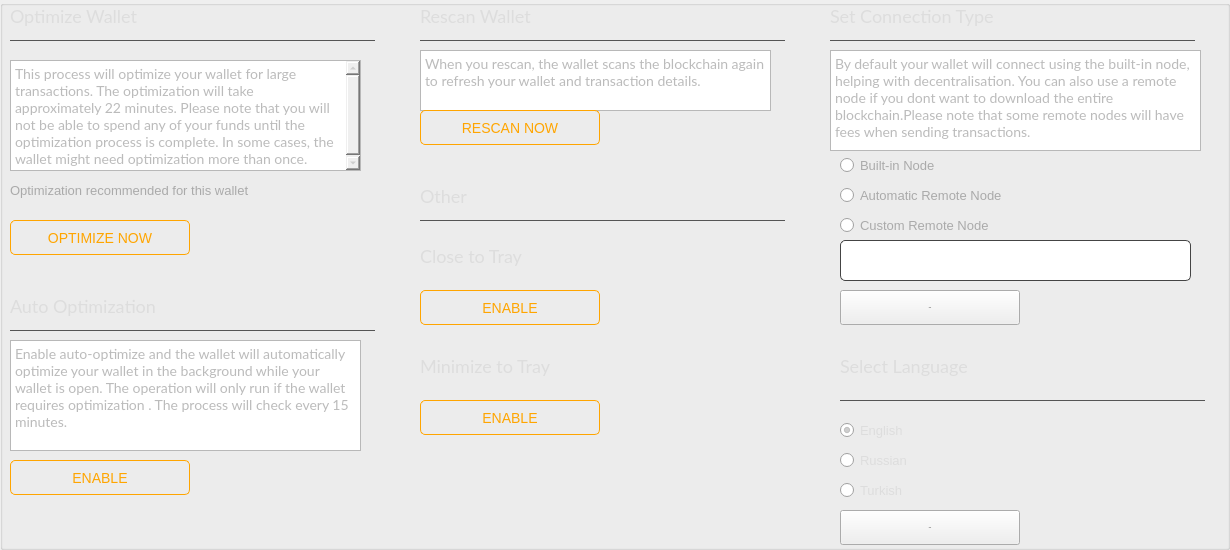
      <widget class="QGroupBox" name="groupBox_2">
       <property name="minimumSize">
        <size>
         <width>1230</width>
         <height>550</height>
        </size>
       </property>
       <property name="maximumSize">
        <size>
         <width>1230</width>
         <height>550</height>
        </size>
       </property>
       <property name="title">
        <string/>
       </property>
       <widget class="QPushButton" name="m_optimizeButton">
        <property name="geometry">
         <rect>
          <x>10</x>
          <y>220</y>
          <width>180</width>
          <height>35</height>
         </rect>
        </property>
        <property name="minimumSize">
         <size>
          <width>180</width>
          <height>35</height>
         </size>
        </property>
        <property name="maximumSize">
         <size>
          <width>180</width>
          <height>35</height>
         </size>
        </property>
        <property name="font">
         <font>
          <pointsize>-1</pointsize>
         </font>
        </property>
        <property name="styleSheet">
         <string notr="true">QPushButton#m_optimizeButton {color: orange;border: 1px solid orange; font-size: 14px; border-radius: 5px;}

QPushButton#m_optimizeButton:hover {color: orange; border: 1px solid orange; font-size: 14px; border-radius: 5px;}</string>
        </property>
        <property name="text">
         <string>OPTIMIZE NOW</string>
        </property>
       </widget>
       <widget class="QTextBrowser" name="textBrowser">
        <property name="geometry">
         <rect>
          <x>10</x>
          <y>60</y>
          <width>351</width>
          <height>111</height>
         </rect>
        </property>
        <property name="font">
         <font>
          <family>Lato</family>
          <pointsize>-1</pointsize>
         </font>
        </property>
        <property name="styleSheet">
         <string notr="true">color: #bbb; border-right: 0px; font-size: 14px; font-family: 'Lato';</string>
        </property>
        <property name="html">
         <string>&lt;!DOCTYPE HTML PUBLIC &quot;-//W3C//DTD HTML 4.0//EN&quot; &quot;http://www.w3.org/TR/REC-html40/strict.dtd&quot;&gt;
&lt;html&gt;&lt;head&gt;&lt;meta name=&quot;qrichtext&quot; content=&quot;1&quot; /&gt;&lt;style type=&quot;text/css&quot;&gt;
p, li { white-space: pre-wrap; }
&lt;/style&gt;&lt;/head&gt;&lt;body style=&quot; font-family:'Lato'; font-size:14px; font-weight:400; font-style:normal;&quot;&gt;
&lt;p style=&quot; margin-top:0px; margin-bottom:0px; margin-left:0px; margin-right:0px; -qt-block-indent:0; text-indent:0px;&quot;&gt;&lt;span style=&quot; font-size:14px;&quot;&gt;This process will optimize your wallet for large transactions. The optimization will take approximately 22 minutes. Please note that you will not be able to spend any of your funds until the optimization process is complete. In some cases, the wallet might need optimization more than once.&lt;/span&gt;&lt;/p&gt;&lt;/body&gt;&lt;/html&gt;</string>
        </property>
       </widget>
       <widget class="QLabel" name="m_optimizationMessage">
        <property name="geometry">
         <rect>
          <x>10</x>
          <y>180</y>
          <width>250</width>
          <height>20</height>
         </rect>
        </property>
        <property name="font">
         <font>
          <pointsize>-1</pointsize>
         </font>
        </property>
        <property name="autoFillBackground">
         <bool>false</bool>
        </property>
        <property name="styleSheet">
         <string notr="true">color: #aaa; border-right: 0p; font-size: 13px;</string>
        </property>
        <property name="text">
         <string>Optimization recommended for this wallet</string>
        </property>
        <property name="alignment">
         <set>Qt::AlignLeading|Qt::AlignLeft|Qt::AlignVCenter</set>
        </property>
       </widget>
       <widget class="Line" name="line">
        <property name="geometry">
         <rect>
          <x>10</x>
          <y>40</y>
          <width>365</width>
          <height>1</height>
         </rect>
        </property>
        <property name="styleSheet">
         <string notr="true">background-color: #555; border: none;</string>
        </property>
        <property name="orientation">
         <enum>Qt::Horizontal</enum>
        </property>
       </widget>
       <widget class="QLabel" name="label">
        <property name="geometry">
         <rect>
          <x>10</x>
          <y>0</y>
          <width>300</width>
          <height>31</height>
         </rect>
        </property>
        <property name="font">
         <font>
          <family>Lato</family>
          <pointsize>-1</pointsize>
         </font>
        </property>
        <property name="styleSheet">
         <string notr="true">color: #ddd; 
font-size: 18px;
font-family: 'Lato'; border: 0px;</string>
        </property>
        <property name="text">
         <string>Optimize Wallet</string>
        </property>
        <property name="alignment">
         <set>Qt::AlignLeading|Qt::AlignLeft|Qt::AlignVCenter</set>
        </property>
       </widget>
       <widget class="QLabel" name="label_2">
        <property name="geometry">
         <rect>
          <x>10</x>
          <y>290</y>
          <width>311</width>
          <height>31</height>
         </rect>
        </property>
        <property name="font">
         <font>
          <family>Lato</family>
          <pointsize>-1</pointsize>
         </font>
        </property>
        <property name="styleSheet">
         <string notr="true">color: #ddd; 
font-size: 18px;
font-family: 'Lato'; border: 0px;</string>
        </property>
        <property name="text">
         <string>Auto Optimization</string>
        </property>
        <property name="alignment">
         <set>Qt::AlignLeading|Qt::AlignLeft|Qt::AlignVCenter</set>
        </property>
       </widget>
       <widget class="Line" name="line_2">
        <property name="geometry">
         <rect>
          <x>10</x>
          <y>330</y>
          <width>365</width>
          <height>1</height>
         </rect>
        </property>
        <property name="styleSheet">
         <string notr="true">background-color: #555; border: none;</string>
        </property>
        <property name="orientation">
         <enum>Qt::Horizontal</enum>
        </property>
       </widget>
       <widget class="QPushButton" name="m_autoOptimizeButton">
        <property name="geometry">
         <rect>
          <x>10</x>
          <y>460</y>
          <width>180</width>
          <height>35</height>
         </rect>
        </property>
        <property name="minimumSize">
         <size>
          <width>180</width>
          <height>35</height>
         </size>
        </property>
        <property name="maximumSize">
         <size>
          <width>180</width>
          <height>35</height>
         </size>
        </property>
        <property name="font">
         <font>
          <pointsize>-1</pointsize>
         </font>
        </property>
        <property name="styleSheet">
         <string notr="true">QPushButton#m_autoOptimizeButton {color: orange;border: 1px solid orange; font-size: 14px; border-radius: 5px;}

QPushButton#m_autoOptimizeButton:hover {color: orange; border: 1px solid orange; font-size: 14px; border-radius: 5px;}</string>
        </property>
        <property name="text">
         <string>ENABLE</string>
        </property>
       </widget>
       <widget class="QTextBrowser" name="textBrowser_2">
        <property name="geometry">
         <rect>
          <x>10</x>
          <y>340</y>
          <width>351</width>
          <height>111</height>
         </rect>
        </property>
        <property name="font">
         <font>
          <family>Lato</family>
          <pointsize>-1</pointsize>
         </font>
        </property>
        <property name="styleSheet">
         <string notr="true">color: #bbb; border-right: 0px; font-size: 14px; font-family: 'Lato';</string>
        </property>
        <property name="html">
         <string>&lt;!DOCTYPE HTML PUBLIC &quot;-//W3C//DTD HTML 4.0//EN&quot; &quot;http://www.w3.org/TR/REC-html40/strict.dtd&quot;&gt;
&lt;html&gt;&lt;head&gt;&lt;meta name=&quot;qrichtext&quot; content=&quot;1&quot; /&gt;&lt;style type=&quot;text/css&quot;&gt;
p, li { white-space: pre-wrap; }
&lt;/style&gt;&lt;/head&gt;&lt;body style=&quot; font-family:'Lato'; font-size:14px; font-weight:400; font-style:normal;&quot;&gt;
&lt;p style=&quot; margin-top:0px; margin-bottom:0px; margin-left:0px; margin-right:0px; -qt-block-indent:0; text-indent:0px;&quot;&gt;&lt;span style=&quot; font-size:14px;&quot;&gt;Enable auto-optimize and the wallet will automatically optimize your wallet in the background while your wallet is open. The operation will only run if the wallet requires optimization . The process will check every 15 minutes.&lt;/span&gt;&lt;/p&gt;&lt;/body&gt;&lt;/html&gt;</string>
        </property>
       </widget>
       <widget class="Line" name="line_3">
        <property name="geometry">
         <rect>
          <x>420</x>
          <y>40</y>
          <width>365</width>
          <height>1</height>
         </rect>
        </property>
        <property name="styleSheet">
         <string notr="true">background-color: #555; border: none;</string>
        </property>
        <property name="orientation">
         <enum>Qt::Horizontal</enum>
        </property>
       </widget>
       <widget class="QLabel" name="label_3">
        <property name="geometry">
         <rect>
          <x>420</x>
          <y>0</y>
          <width>311</width>
          <height>31</height>
         </rect>
        </property>
        <property name="font">
         <font>
          <family>Lato</family>
          <pointsize>-1</pointsize>
         </font>
        </property>
        <property name="styleSheet">
         <string notr="true">color: #ddd; 
font-size: 18px;
font-family: 'Lato'; border: 0px;</string>
        </property>
        <property name="text">
         <string>Rescan Wallet</string>
        </property>
        <property name="alignment">
         <set>Qt::AlignLeading|Qt::AlignLeft|Qt::AlignVCenter</set>
        </property>
       </widget>
       <widget class="QTextBrowser" name="textBrowser_3">
        <property name="geometry">
         <rect>
          <x>420</x>
          <y>50</y>
          <width>351</width>
          <height>61</height>
         </rect>
        </property>
        <property name="font">
         <font>
          <family>Lato</family>
          <pointsize>-1</pointsize>
         </font>
        </property>
        <property name="styleSheet">
         <string notr="true">color: #bbb; border-right: 0px; font-size: 14px; font-family: 'Lato';</string>
        </property>
        <property name="html">
         <string>&lt;!DOCTYPE HTML PUBLIC &quot;-//W3C//DTD HTML 4.0//EN&quot; &quot;http://www.w3.org/TR/REC-html40/strict.dtd&quot;&gt;
&lt;html&gt;&lt;head&gt;&lt;meta name=&quot;qrichtext&quot; content=&quot;1&quot; /&gt;&lt;style type=&quot;text/css&quot;&gt;
p, li { white-space: pre-wrap; }
&lt;/style&gt;&lt;/head&gt;&lt;body style=&quot; font-family:'Lato'; font-size:14px; font-weight:400; font-style:normal;&quot;&gt;
&lt;p style=&quot; margin-top:0px; margin-bottom:0px; margin-left:0px; margin-right:0px; -qt-block-indent:0; text-indent:0px;&quot;&gt;&lt;span style=&quot; font-size:14px;&quot;&gt;When you rescan, the wallet scans the blockchain again to refresh your wallet and transaction details.&lt;/span&gt;&lt;/p&gt;&lt;/body&gt;&lt;/html&gt;</string>
        </property>
       </widget>
       <widget class="QPushButton" name="m_rescanButton">
        <property name="geometry">
         <rect>
          <x>420</x>
          <y>110</y>
          <width>180</width>
          <height>35</height>
         </rect>
        </property>
        <property name="minimumSize">
         <size>
          <width>180</width>
          <height>35</height>
         </size>
        </property>
        <property name="maximumSize">
         <size>
          <width>180</width>
          <height>35</height>
         </size>
        </property>
        <property name="font">
         <font>
          <pointsize>-1</pointsize>
         </font>
        </property>
        <property name="styleSheet">
         <string notr="true">QPushButton#m_rescanButton {color: orange;border: 1px solid orange; font-size: 14px; border-radius: 5px;}

QPushButton#m_rescanButton:hover {color: orange; border: 1px solid orange; font-size: 14px; border-radius: 5px;}</string>
        </property>
        <property name="text">
         <string>RESCAN NOW</string>
        </property>
       </widget>
       <widget class="QPushButton" name="m_closeToTrayButton">
        <property name="geometry">
         <rect>
          <x>420</x>
          <y>290</y>
          <width>180</width>
          <height>35</height>
         </rect>
        </property>
        <property name="minimumSize">
         <size>
          <width>180</width>
          <height>35</height>
         </size>
        </property>
        <property name="maximumSize">
         <size>
          <width>180</width>
          <height>35</height>
         </size>
        </property>
        <property name="font">
         <font>
          <pointsize>-1</pointsize>
         </font>
        </property>
        <property name="styleSheet">
         <string notr="true">QPushButton#m_closeToTrayButton {color: orange;border: 1px solid orange; font-size: 14px; border-radius: 5px;}

QPushButton#m_closeToTrayButton:hover {color: orange; border: 1px solid orange; font-size: 14px; border-radius: 5px;}</string>
        </property>
        <property name="text">
         <string>ENABLE</string>
        </property>
       </widget>
       <widget class="QLabel" name="label_5">
        <property name="geometry">
         <rect>
          <x>420</x>
          <y>240</y>
          <width>311</width>
          <height>31</height>
         </rect>
        </property>
        <property name="font">
         <font>
          <family>Lato</family>
          <pointsize>-1</pointsize>
         </font>
        </property>
        <property name="styleSheet">
         <string notr="true">color: #ddd; 
font-size: 18px;
font-family: 'Lato'; border: 0px;</string>
        </property>
        <property name="text">
         <string>Close to Tray</string>
        </property>
        <property name="alignment">
         <set>Qt::AlignLeading|Qt::AlignLeft|Qt::AlignVCenter</set>
        </property>
       </widget>
       <widget class="QLabel" name="label_6">
        <property name="geometry">
         <rect>
          <x>420</x>
          <y>350</y>
          <width>311</width>
          <height>31</height>
         </rect>
        </property>
        <property name="font">
         <font>
          <family>Lato</family>
          <pointsize>-1</pointsize>
         </font>
        </property>
        <property name="styleSheet">
         <string notr="true">color: #ddd; 
font-size: 18px;
font-family: 'Lato'; border: 0px;</string>
        </property>
        <property name="text">
         <string>Minimize to Tray</string>
        </property>
        <property name="alignment">
         <set>Qt::AlignLeading|Qt::AlignLeft|Qt::AlignVCenter</set>
        </property>
       </widget>
       <widget class="QPushButton" name="m_minToTrayButton">
        <property name="geometry">
         <rect>
          <x>420</x>
          <y>400</y>
          <width>180</width>
          <height>35</height>
         </rect>
        </property>
        <property name="minimumSize">
         <size>
          <width>180</width>
          <height>35</height>
         </size>
        </property>
        <property name="maximumSize">
         <size>
          <width>180</width>
          <height>35</height>
         </size>
        </property>
        <property name="font">
         <font>
          <pointsize>-1</pointsize>
         </font>
        </property>
        <property name="styleSheet">
         <string notr="true">QPushButton#m_minToTrayButton {color: orange;border: 1px solid orange; font-size: 14px; border-radius: 5px;}

QPushButton#m_minToTrayButton:hover {color: orange; border: 1px solid orange; font-size: 14px; border-radius: 5px;}</string>
        </property>
        <property name="text">
         <string>ENABLE</string>
        </property>
       </widget>
       <widget class="QRadioButton" name="radioButton_2">
        <property name="geometry">
         <rect>
          <x>840</x>
          <y>155</y>
          <width>351</width>
          <height>21</height>
         </rect>
        </property>
        <property name="font">
         <font>
          <pointsize>-1</pointsize>
         </font>
        </property>
        <property name="styleSheet">
         <string notr="true">color: #aaa; border-right: 0p; font-size: 13px;</string>
        </property>
        <property name="text">
         <string>Built-in Node</string>
        </property>
        <property name="checked">
         <bool>false</bool>
        </property>
       </widget>
       <widget class="QRadioButton" name="radioButton">
        <property name="geometry">
         <rect>
          <x>840</x>
          <y>215</y>
          <width>351</width>
          <height>21</height>
         </rect>
        </property>
        <property name="font">
         <font>
          <pointsize>-1</pointsize>
         </font>
        </property>
        <property name="styleSheet">
         <string notr="true">color: #aaa; border-right: 0p; font-size: 13px;</string>
        </property>
        <property name="text">
         <string>Custom Remote Node</string>
        </property>
        <property name="checked">
         <bool>false</bool>
        </property>
       </widget>
       <widget class="QLineEdit" name="m_hostEdit">
        <property name="geometry">
         <rect>
          <x>840</x>
          <y>240</y>
          <width>351</width>
          <height>41</height>
         </rect>
        </property>
        <property name="styleSheet">
         <string notr="true">padding: 3px; border: 1px solid #444; border-radius: 5px; font-family: 'Lato'; font-size: 14px; color: #aaa;</string>
        </property>
        <property name="text">
         <string/>
        </property>
       </widget>
       <widget class="QRadioButton" name="radioButton_3">
        <property name="geometry">
         <rect>
          <x>840</x>
          <y>185</y>
          <width>351</width>
          <height>21</height>
         </rect>
        </property>
        <property name="font">
         <font>
          <pointsize>-1</pointsize>
         </font>
        </property>
        <property name="styleSheet">
         <string notr="true">color: #aaa; border-right: 0p; font-size: 13px;</string>
        </property>
        <property name="text">
         <string>Automatic Remote Node</string>
        </property>
        <property name="checked">
         <bool>false</bool>
        </property>
       </widget>
       <widget class="QTextBrowser" name="textBrowser_4">
        <property name="geometry">
         <rect>
          <x>830</x>
          <y>50</y>
          <width>371</width>
          <height>101</height>
         </rect>
        </property>
        <property name="font">
         <font>
          <family>Lato</family>
          <pointsize>-1</pointsize>
         </font>
        </property>
        <property name="styleSheet">
         <string notr="true">color: #bbb; border-right: 0px; font-size: 14px; font-family: 'Lato';</string>
        </property>
        <property name="html">
         <string>&lt;!DOCTYPE HTML PUBLIC &quot;-//W3C//DTD HTML 4.0//EN&quot; &quot;http://www.w3.org/TR/REC-html40/strict.dtd&quot;&gt;
&lt;html&gt;&lt;head&gt;&lt;meta name=&quot;qrichtext&quot; content=&quot;1&quot; /&gt;&lt;style type=&quot;text/css&quot;&gt;
p, li { white-space: pre-wrap; }
&lt;/style&gt;&lt;/head&gt;&lt;body style=&quot; font-family:'Lato'; font-size:14px; font-weight:400; font-style:normal;&quot;&gt;
&lt;p style=&quot; margin-top:0px; margin-bottom:0px; margin-left:0px; margin-right:0px; -qt-block-indent:0; text-indent:0px;&quot;&gt;&lt;span style=&quot; font-size:14px;&quot;&gt;By default your wallet will connect using the built-in node, helping with decentralisation. You can also use a remote node if you dont want to download the entire blockchain.Please note that some remote nodes will have fees when sending transactions.&lt;/span&gt;&lt;/p&gt;&lt;/body&gt;&lt;/html&gt;</string>
        </property>
       </widget>
       <widget class="Line" name="line_6">
        <property name="geometry">
         <rect>
          <x>830</x>
          <y>40</y>
          <width>365</width>
          <height>1</height>
         </rect>
        </property>
        <property name="styleSheet">
         <string notr="true">background-color: #555; border: none;</string>
        </property>
        <property name="orientation">
         <enum>Qt::Horizontal</enum>
        </property>
       </widget>
       <widget class="QLabel" name="label_7">
        <property name="geometry">
         <rect>
          <x>830</x>
          <y>0</y>
          <width>311</width>
          <height>31</height>
         </rect>
        </property>
        <property name="font">
         <font>
          <family>Lato</family>
          <pointsize>-1</pointsize>
         </font>
        </property>
        <property name="styleSheet">
         <string notr="true">color: #ddd; 
font-size: 18px;
font-family: 'Lato'; border: 0px;</string>
        </property>
        <property name="text">
         <string>Set Connection Type</string>
        </property>
        <property name="alignment">
         <set>Qt::AlignLeading|Qt::AlignLeft|Qt::AlignVCenter</set>
        </property>
       </widget>
       <widget class="QRadioButton" name="m_russian">
        <property name="geometry">
         <rect>
          <x>840</x>
          <y>450</y>
          <width>351</width>
          <height>21</height>
         </rect>
        </property>
        <property name="font">
         <font>
          <pointsize>-1</pointsize>
         </font>
        </property>
        <property name="styleSheet">
         <string notr="true">color: #ddd;
border-right: 0px;
font-size: 13px;</string>
        </property>
        <property name="text">
         <string>Russian</string>
        </property>
        <property name="checked">
         <bool>false</bool>
        </property>
       </widget>
       <widget class="QRadioButton" name="m_turkish">
        <property name="geometry">
         <rect>
          <x>840</x>
          <y>480</y>
          <width>351</width>
          <height>21</height>
         </rect>
        </property>
        <property name="font">
         <font>
          <pointsize>-1</pointsize>
         </font>
        </property>
        <property name="styleSheet">
         <string notr="true">color: #ddd;
border-right: 0px;
font-size: 13px;</string>
        </property>
        <property name="text">
         <string>Turkish</string>
        </property>
        <property name="checked">
         <bool>false</bool>
        </property>
       </widget>
       <widget class="QRadioButton" name="m_english">
        <property name="geometry">
         <rect>
          <x>840</x>
          <y>420</y>
          <width>351</width>
          <height>21</height>
         </rect>
        </property>
        <property name="font">
         <font>
          <pointsize>-1</pointsize>
         </font>
        </property>
        <property name="styleSheet">
         <string notr="true">color: #ddd;
border-right: 0px;
font-size: 13px;</string>
        </property>
        <property name="text">
         <string>English</string>
        </property>
        <property name="checked">
         <bool>true</bool>
        </property>
       </widget>
       <widget class="Line" name="line_7">
        <property name="geometry">
         <rect>
          <x>840</x>
          <y>400</y>
          <width>365</width>
          <height>1</height>
         </rect>
        </property>
        <property name="styleSheet">
         <string notr="true">background-color: #555; border: none;</string>
        </property>
        <property name="orientation">
         <enum>Qt::Horizontal</enum>
        </property>
       </widget>
       <widget class="QLabel" name="label_8">
        <property name="geometry">
         <rect>
          <x>840</x>
          <y>350</y>
          <width>311</width>
          <height>31</height>
         </rect>
        </property>
        <property name="font">
         <font>
          <family>Lato</family>
          <pointsize>-1</pointsize>
         </font>
        </property>
        <property name="styleSheet">
         <string notr="true">color: #ddd; 
font-size: 18px;
font-family: 'Lato'; border: 0px;</string>
        </property>
        <property name="text">
         <string>Select Language</string>
        </property>
        <property name="alignment">
         <set>Qt::AlignLeading|Qt::AlignLeft|Qt::AlignVCenter</set>
        </property>
       </widget>
       <widget class="Line" name="line_4">
        <property name="geometry">
         <rect>
          <x>420</x>
          <y>220</y>
          <width>365</width>
          <height>1</height>
         </rect>
        </property>
        <property name="styleSheet">
         <string notr="true">background-color: #555; border: none;</string>
        </property>
        <property name="orientation">
         <enum>Qt::Horizontal</enum>
        </property>
       </widget>
       <widget class="QLabel" name="label_9">
        <property name="geometry">
         <rect>
          <x>420</x>
          <y>180</y>
          <width>311</width>
          <height>31</height>
         </rect>
        </property>
        <property name="font">
         <font>
          <family>Lato</family>
          <pointsize>-1</pointsize>
         </font>
        </property>
        <property name="styleSheet">
         <string notr="true">color: #ddd; 
font-size: 18px;
font-family: 'Lato'; border: 0px;</string>
        </property>
        <property name="text">
         <string>Other</string>
        </property>
        <property name="alignment">
         <set>Qt::AlignLeading|Qt::AlignLeft|Qt::AlignVCenter</set>
        </property>
       </widget>
       <widget class="QPushButton" name="m_saveConnectionButton">
        <property name="geometry">
         <rect>
          <x>840</x>
          <y>290</y>
          <width>180</width>
          <height>35</height>
         </rect>
        </property>
        <property name="minimumSize">
         <size>
          <width>180</width>
          <height>35</height>
         </size>
        </property>
        <property name="maximumSize">
         <size>
          <width>180</width>
          <height>35</height>
         </size>
        </property>
        <property name="font">
         <font>
          <family>Lato</family>
          <pointsize>-1</pointsize>
         </font>
        </property>
        <property name="styleSheet">
         <string notr="true">QPushButton#m_saveConnectionButton {color:orange; border: 1px solid orange; font-size: 14px; border-radius: 5px; font-family: 'Lato'; }

QPushButton#m_saveConnectionButton:hover {color:orange; border: 1px solid orange; font-size: 14px; border-radius: 5px; font-family: 'Lato'; }&lt;?xml version=&quot;1.0&quot; encoding=&quot;UTF-8&quot;?&gt;
&lt;ui version=&quot;4.0&quot;&gt;
 &lt;widget name=&quot;__qt_fake_top_level&quot;&gt;
  &lt;widget class=&quot;QPushButton&quot; name=&quot;m_saveButton&quot;&gt;
   &lt;property name=&quot;geometry&quot;&gt;
    &lt;rect&gt;
     &lt;x&gt;840&lt;/x&gt;
     &lt;y&gt;300&lt;/y&gt;
     &lt;width&gt;180&lt;/width&gt;
     &lt;height&gt;35&lt;/height&gt;
    &lt;/rect&gt;
   &lt;/property&gt;
   &lt;property name=&quot;minimumSize&quot;&gt;
    &lt;size&gt;
     &lt;width&gt;180&lt;/width&gt;
     &lt;height&gt;35&lt;/height&gt;
    &lt;/size&gt;
   &lt;/property&gt;
   &lt;property name=&quot;maximumSize&quot;&gt;
    &lt;size&gt;
     &lt;width&gt;180&lt;/width&gt;
     &lt;height&gt;35&lt;/height&gt;
    &lt;/size&gt;
   &lt;/property&gt;
   &lt;property name=&quot;font&quot;&gt;
    &lt;font&gt;
     &lt;family&gt;Lato&lt;/family&gt;
     &lt;pointsize&gt;-1&lt;/pointsize&gt;
    &lt;/font&gt;
   &lt;/property&gt;
   &lt;property name=&quot;styleSheet&quot;&gt;
    &lt;string notr=&quot;true&quot;&gt;QPushButton#m_saveButton {color:orange; border: 1px solid orange; font-size: 14px; border-radius: 5px; font-family: 'Lato'; }

QPushButton#m_saveButton:hover {color:orange; border: 1px solid orange; font-size: 14px; border-radius: 5px; font-family: 'Lato'; }&lt;/string&gt;
   &lt;/property&gt;
   &lt;property name=&quot;text&quot;&gt;
    &lt;string&gt;SAVE&lt;/string&gt;
   &lt;/property&gt;
  &lt;/widget&gt;
 &lt;/widget&gt;
 &lt;resources/&gt;
&lt;/ui&gt;
</string>
        </property>
        <property name="text">
         <string>SAVE</string>
        </property>
       </widget>
       <widget class="QPushButton" name="m_saveLanguageButton">
        <property name="geometry">
         <rect>
          <x>840</x>
          <y>510</y>
          <width>180</width>
          <height>35</height>
         </rect>
        </property>
        <property name="minimumSize">
         <size>
          <width>180</width>
          <height>35</height>
         </size>
        </property>
        <property name="maximumSize">
         <size>
          <width>180</width>
          <height>35</height>
         </size>
        </property>
        <property name="font">
         <font>
          <family>Lato</family>
          <pointsize>-1</pointsize>
         </font>
        </property>
        <property name="styleSheet">
         <string notr="true">QPushButton#m_saveLanguageButton {color:orange; border: 1px solid orange; font-size: 14px; border-radius: 5px; font-family: 'Lato'; }

QPushButton#m_saveLanguageButton:hover {color:orange; border: 1px solid orange; font-size: 14px; border-radius: 5px; font-family: 'Lato'; }&lt;?xml version=&quot;1.0&quot; encoding=&quot;UTF-8&quot;?&gt;
&lt;ui version=&quot;4.0&quot;&gt;
 &lt;widget name=&quot;__qt_fake_top_level&quot;&gt;
  &lt;widget class=&quot;QPushButton&quot; name=&quot;m_saveButton&quot;&gt;
   &lt;property name=&quot;geometry&quot;&gt;
    &lt;rect&gt;
     &lt;x&gt;840&lt;/x&gt;
     &lt;y&gt;300&lt;/y&gt;
     &lt;width&gt;180&lt;/width&gt;
     &lt;height&gt;35&lt;/height&gt;
    &lt;/rect&gt;
   &lt;/property&gt;
   &lt;property name=&quot;minimumSize&quot;&gt;
    &lt;size&gt;
     &lt;width&gt;180&lt;/width&gt;
     &lt;height&gt;35&lt;/height&gt;
    &lt;/size&gt;
   &lt;/property&gt;
   &lt;property name=&quot;maximumSize&quot;&gt;
    &lt;size&gt;
     &lt;width&gt;180&lt;/width&gt;
     &lt;height&gt;35&lt;/height&gt;
    &lt;/size&gt;
   &lt;/property&gt;
   &lt;property name=&quot;font&quot;&gt;
    &lt;font&gt;
     &lt;family&gt;Lato&lt;/family&gt;
     &lt;pointsize&gt;-1&lt;/pointsize&gt;
    &lt;/font&gt;
   &lt;/property&gt;
   &lt;property name=&quot;styleSheet&quot;&gt;
    &lt;string notr=&quot;true&quot;&gt;QPushButton#m_saveButton {color:orange; border: 1px solid orange; font-size: 14px; border-radius: 5px; font-family: 'Lato'; }

QPushButton#m_saveButton:hover {color:orange; border: 1px solid orange; font-size: 14px; border-radius: 5px; font-family: 'Lato'; }&lt;/string&gt;
   &lt;/property&gt;
   &lt;property name=&quot;text&quot;&gt;
    &lt;string&gt;SAVE&lt;/string&gt;
   &lt;/property&gt;
  &lt;/widget&gt;
 &lt;/widget&gt;
 &lt;resources/&gt;
&lt;/ui&gt;
</string>
        </property>
        <property name="text">
         <string>SAVE</string>
        </property>
       </widget>
      </widget>
